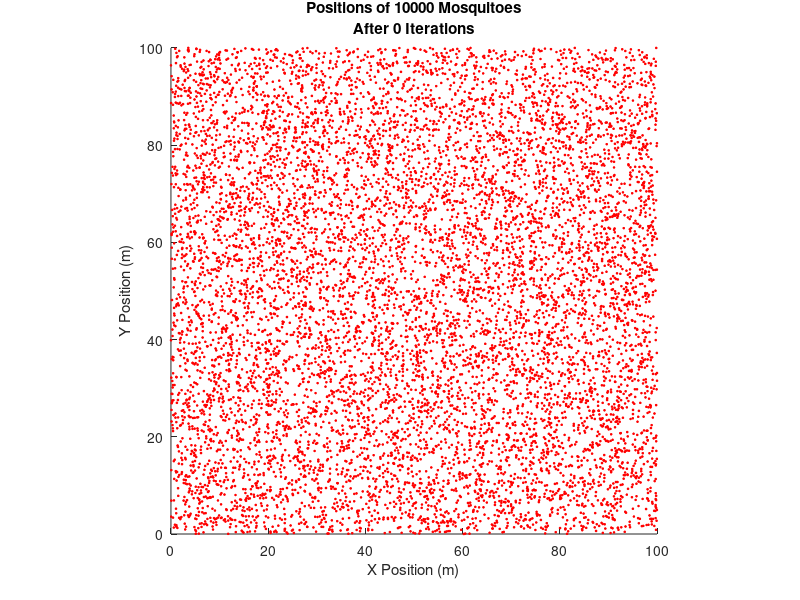

MATLAB code for this plot: (Note: this script raises an error after producing the figure.)
%initialize variables
nM = 10000;
L = 100;
nIters = 200;
timeStep = 1;
cumIters = 0;
numKilled = 0;

%initialize mosquito positions randomly
PoseM = [L*rand(nM,2),2*pi*rand(nM,1),ones(nM,1)];

%display scatter plot of positions
figure(1);
set(gcf,'color','w');
%draw mosquitos
hMos = scatter(PoseM(:,1),PoseM(:,2),3*PoseM(:,4),'r','*');
axis equal  %make axis lengths equal
axis(L*[0,1,0,1])
xlabel('X Position (m)');
ylabel('Y Position (m)');
title({['Positions of ', num2str(nM), ' Mosquitoes'];['After ', num2str(cumIters), ' Iterations']})

pause(0.01)

for i=1:100
    %simulate mosquitoes
    PoseM = MosquitoFlightSimWalled(PoseM,L,nIters);
    cumIters = cumIters + nIters;
    %display scatter plot of positions
    set(hMos,'Xdata', PoseM(:,1),'Ydata',PoseM(:,2))
    title({['Positions of ', num2str(nM), ' Mosquitoes'];['After ', num2str(cumIters), ' Iterations']})
    pause(0.1)
    
    if(mod(i, 10) == 0)
        figure(7)
        hist3(PoseM(:,1:2))
    end
end